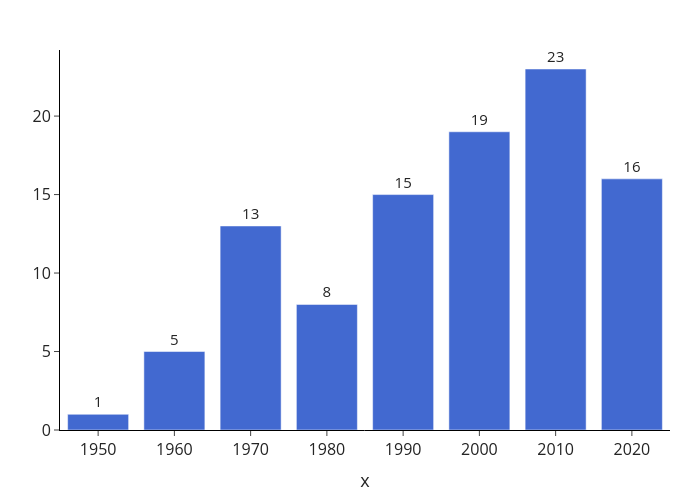

Notebook cell for this chart:
### Code cell
dd = df[df["Decade"] != "0"].sort_values(by="Decade")
dd_counts = dd["Decade"].value_counts().sort_index()  # sort index if you want chronological order

fig = px.bar(
    x=dd_counts.index,
    y=dd_counts.values,
    template="my_default",
    text=dd_counts.values
)

fig.update_traces(textposition="outside")
fig.update_layout(
    yaxis_title=None
)
fig.update_xaxes(
    showline=True,
    linecolor="black",
    ticks="outside",
    mirror=False,
    fixedrange=True
)

fig.update_yaxes(
    showline=True,
    linecolor="black",
    ticks="outside",
    mirror=False,
    fixedrange=True
)
fig.show()

### Figure 1 — Plotly figure (JSON) as saved in the notebook; plotly's stock layout.template omitted (floating-point values rounded to 4 significant figures)
{"data": [{"hovertemplate": "x=%{x}<br>y=%{y}<br>text=%{text}<extra></extra>", "legendgroup": "", "marker": {"color": "#4269D0", "pattern": {"shape": ""}}, "name": "", "orientation": "v", "showlegend": false, "text": [1.0, 5.0, 13.0, 8.0, 15.0, 19.0, 23.0, 16.0], "textposition": "outside", "type": "bar", "x": ["1950", "1960", "1970", "1980", "1990", "2000", "2010", "2020"], "xaxis": "x", "y": [1, 5, 13, 8, 15, 19, 23, 16], "yaxis": "y"}], "layout": {"barmode": "relative", "height": 500, "legend": {"tracegroupgap": 0}, "width": 700, "xaxis": {"anchor": "y", "domain": [0, 1], "fixedrange": true, "linecolor": "black", "mirror": false, "showline": true, "ticks": "outside", "title": {"text": "x"}}, "yaxis": {"anchor": "x", "domain": [0, 1], "fixedrange": true, "linecolor": "black", "mirror": false, "showline": true, "ticks": "outside", "title": {}}}}
